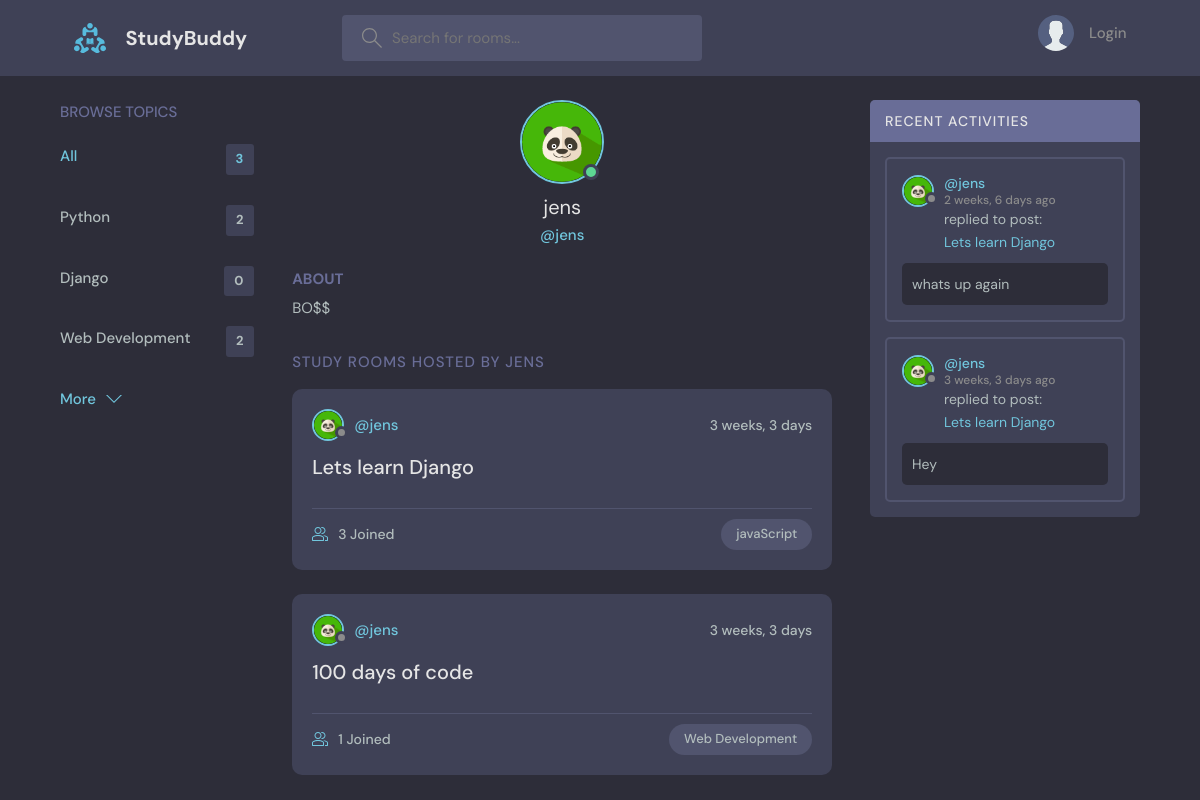
Page /profile/1/ on the committed database.
### base/models.py (models this page shows, shortened)
class Topic(models.Model):
    name = models.CharField(max_length=200)

class Profile(models.Model):
    user = models.OneToOneField(User, on_delete=models.CASCADE)
    bio = models.TextField(blank=True, null=True)
    profile_image = models.ImageField(upload_to='profile_images/', blank=True, null=True)

class Room(models.Model):
    host = models.ForeignKey(User, on_delete=models.SET_NULL, null=True)
    topic = models.ForeignKey(Topic, on_delete=models.SET_NULL, null=True)
    name = models.CharField(max_length=200) # Navn på rommet
    description = models.TextField(null=True, blank=True) # Beskrivelse av rommet
    participants = models.ManyToManyField(User, related_name='participants', blank=True)
    updated = models.DateTimeField(auto_now=True) # Når rommet ble oppdatert
    created = models.DateTimeField(auto_now_add=True) # Når rommet ble opprettet
    class Meta:
        ordering = ['-updated', '-created']
    def __str__(self):
        return self.name

class Message(models.Model):
    user = models.ForeignKey(User, on_delete=models.CASCADE) # Brukeren som sendte meldingen
    room = models.ForeignKey(Room, on_delete=models.CASCADE) # Rommet meldingen ble sendt i
    body = models.TextField() # Innholdet i meldingen
    updated = models.DateTimeField(auto_now=True) # Når meldingen ble oppdatert
    created = models.DateTimeField(auto_now_add=True) # Når meldingen ble opprettet
    class Meta:
        ordering = ['-updated', '-created']

### base/views.py (the view)
# urls.py: path('profile/<str:pk>/', views.userProfile, name="user-profile"),
def userProfile(request, pk):
    user = User.objects.get(id=pk)
    profile = getattr(user, 'profile', None)  # Henter Profile hvis den finnes
    rooms = user.room_set.all()
    room_messages = user.message_set.all()
    topics = Topic.objects.all()[0:3]
    context = {'user': user, 'rooms': rooms,
               'room_messages': room_messages, 'topics': topics, 'profile': profile}
    return render(request, 'base/profile.html', context)

### base/templates/base/profile.html (shortened to what this page needs)
{% extends 'main.html' %}
{% block content %}
  <main class="profile-page layout layout--3">
    <div class="container">
      {% include 'base/topics_component.html'%}
      <div class="roomList">
        <div class="profile">
          <div class="profile__avatar">
            <div class="avatar avatar--large active">
              {% if profile and profile.profile_image %}
                <img src="{{ profile.profile_image.url }}" alt="{{ user.username }}'s profilbilde" />
              {% else %}
                <img src="https://robohash.org/{{ user.username }}?set=set5&size=128x128" alt="Standard profilbilde">
              {% endif %}
            </div>
          </div>
          <div class="profile__info">
            <h3>{{user.username}}</h3>
            <p>@{{user.username}}</p>
          </div>
          <div class="profile__about">
            <h3>About</h3>
            {% if profile and profile.bio %}
              <p>{{profile.bio}}</p>
            {% else %}
              <p>Ingen biografi tiljengelig for denne brukeren.</p>
            {% endif %}
          </div>
        </div>
        <div class="roomList__header">
          <div>
            <h2>Study Rooms Hosted by {{user.username}}</h2>
          </div>
        </div>
        {% include 'base/feed_component.html' %}
      </div>
      {% include 'base/activity_component.html'%}
    </div>
  </main>
{% endblock content %}

### templates/main.html (shortened to what this page needs)
<!DOCTYPE html>
{% load static %}
<html lang="en">
  <head>
    <link rel="stylesheet" href="{% static 'styles/style.css' %}"/>
  </head>
  <body>
    {% include 'navbar.html' %}
    {% block content %}
    {% endblock %}
  </body>
</html>

### templates/navbar.html (shortened to what this page needs)
{% load static %}
<header class="header header--loggedIn">
    <div class="container">
      <a href="{% url 'home' %}" class="header__logo">
        <img src="{% static 'images/logo.svg' %}" />
        <h1>StudyBuddy</h1>
      </a>
      <form class="header__search" method="GET" action="{% url 'home' %}">
        <label>
          <input name="q" placeholder="Search for rooms..." />
        </label>
      </form>
      <nav class="header__menu">
        {% if request.user.is_authenticated %}
        <div class="header__user">
          <a href="{% url 'user-profile' request.user.id %}">
            <div class="avatar avatar--medium active">
              {% if request.user.profile.profile_image %}
                <img src="{{ request.user.profile.profile_image.url }}" alt="{{ request.user.username }}'s profilbilde" />
              {% else %}
                <img src="https://robohash.org/{{ request.user.username }}?set=set5&size=128x128" alt="Standard profilbilde">
              {% endif %}
            </div>
            <p>{{request.user.username}} <span>@{{request.user.username}}</span></p>
          </a>
          <button class="dropdown-button">
            <svg version="1.1" xmlns="http://www.w3.org/2000/svg" width="32" height="32" viewBox="0 0 32 32">
              <title>chevron-down</title>
              <path d="M16 21l-13-13h-3l16 16 16-16h-3l-13 13z"></path>
            </svg>
          </button>
        </div>
        {% else %}
        <a href="{% url 'login' %}">
            <img src="{% static 'images/avatar.svg' %}" />
            <p>Login</p>
        </a>
        {% endif %}
      </nav>
    </div>
  </header>

### base/templates/base/topics_component.html
<div class="topics">
    <div class="topics__header">
      <h2>Browse Topics</h2>
    </div>
    <ul class="topics__list">
      <li>
        <a href="{% url 'home' %}" class="active">All <span>{{topics.count}}</span></a>
      </li>
      {% for topic in topics %}
      <li>
        <a href="{% url 'home' %}?q={{topic.name}}">{{topic.name}}<span>{{topic.room_set.all.count}}</span></a>
      </li>
      {% endfor %}
    </ul>
    <a class="btn btn--link" href="{% url 'topics' %}">
      More
      <svg version="1.1" xmlns="http://www.w3.org/2000/svg" width="32" height="32" viewBox="0 0 32 32">
        <title>chevron-down</title>
        <path d="M16 21l-13-13h-3l16 16 16-16h-3l-13 13z"></path>
      </svg>
    </a>
</div>

### base/templates/base/feed_component.html (shortened to what this page needs)
{% for room in rooms %}
<div class="roomListRoom">
    <div class="roomListRoom__header">
      <a href="{% url 'user-profile' room.host.id %}" class="roomListRoom__author">
        <div class="avatar avatar--small">
          {% if room.host.profile.profile_image %}
            <img src="{{ room.host.profile.profile_image.url }}" alt="{{ room.host.username }}'s profilbilde" />
          {% else %}
            <img src="https://robohash.org/{{ room.host.username }}?set=set5&size=128x128" alt="Standard profilbilde">
          {% endif %}
        </div>
        <span>@{{room.host.username}}</span>
      </a>
      <div class="roomListRoom__actions">
        <span>{{room.created|timesince}}</span>
      </div>
    </div>
    <div class="roomListRoom__content">
      <a href="{% url 'room' room.id %}">{{room.name}}</a>
    </div>
    <div class="roomListRoom__meta">
      <a href="{% url 'room' room.id %}" class="roomListRoom__joined">
        {{room.participants.all.count}} Joined
      </a>
      <p class="roomListRoom__topic">{{room.topic.name}}</p>
    </div>
</div>
{% endfor %}

### base/templates/base/activity_component.html (shortened to what this page needs)
<div class="activities">
    <div class="activities__header">
        <h2>Recent Activities</h2>
    </div>
    {% for message in room_messages %}
    <div class="activities__box">
        <div class="activities__boxHeader roomListRoom__header">
            <a href="{% url 'user-profile' message.user.id %}" class="roomListRoom__author">
                <div class="avatar avatar--small">
                    {% if message.user.profile.profile_image %}
                        <img src="{{ message.user.profile.profile_image.url }}" alt="{{ message.user.username }}'s profilbilde" />
                    {% else %}
                        <img src="https://robohash.org/{{ message.user.username }}?set=set5&size=128x128" alt="Standard profilbilde">
                    {% endif %}
                </div>
                <p>
                    @{{message.user}}
                    <span>{{message.created|timesince}} ago</span>
                </p>
            </a>
        </div>
        <div class="activities__boxContent">
            <p>replied to post: <a href="{% url 'room' message.room.id %}">{{message.room}}</a></p>
            <div class="activities__boxRoomContent">
                {{message.body}}
            </div>
        </div>
    </div>
    {% endfor %}
</div>

### rows in the picture
Topic: name "Python", room_set.all.count "2"
Topic: name "Django", room_set.all.count "0"
Topic: name "Web Development", room_set.all.count "2"
Profile: profile_image (picture), bio "BO$$"
Room: host.profile.profile_image (picture), host.username "jens", created "3 weeks, 3 days", name "Lets learn Django", participants.all.count "3", topic.name "javaScript"
Room: host.profile.profile_image (picture), host.username "jens", created "3 weeks, 3 days", name "100 days of code", participants.all.count "1", topic.name "Web Development"
Message: user.profile.profile_image (picture), user "jens", created "2 weeks, 6 days", room "Lets learn Django", body "whats up again"
Message: user.profile.profile_image (picture), user "jens", created "3 weeks, 3 days", room "Lets learn Django", body "Hey"

### other values in the picture
{{ topics.count }} "3"
{{ user.username }} "jens"
{{ user.username }} "JENS"
